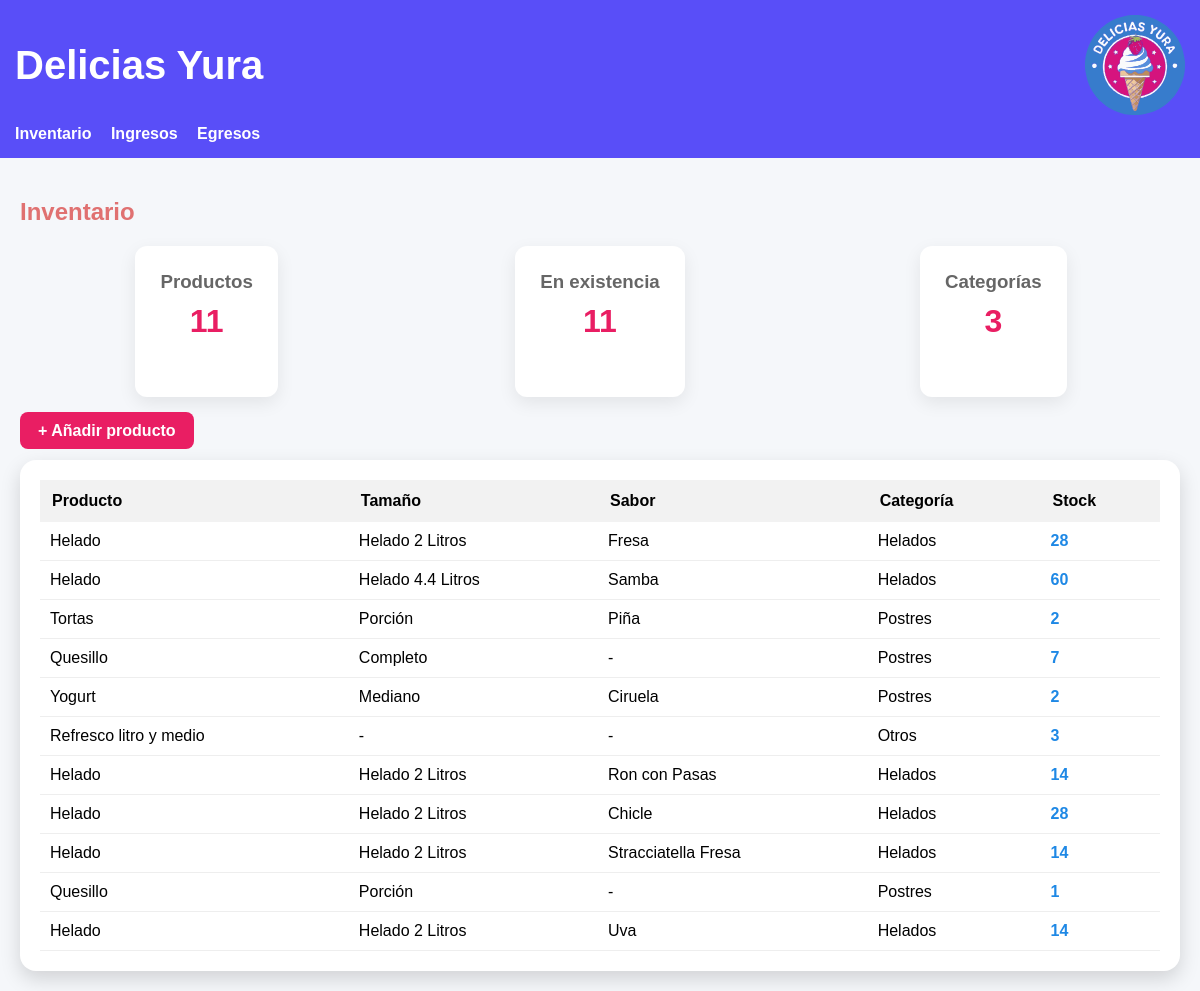
Page /inventario/ on the earlier database version.
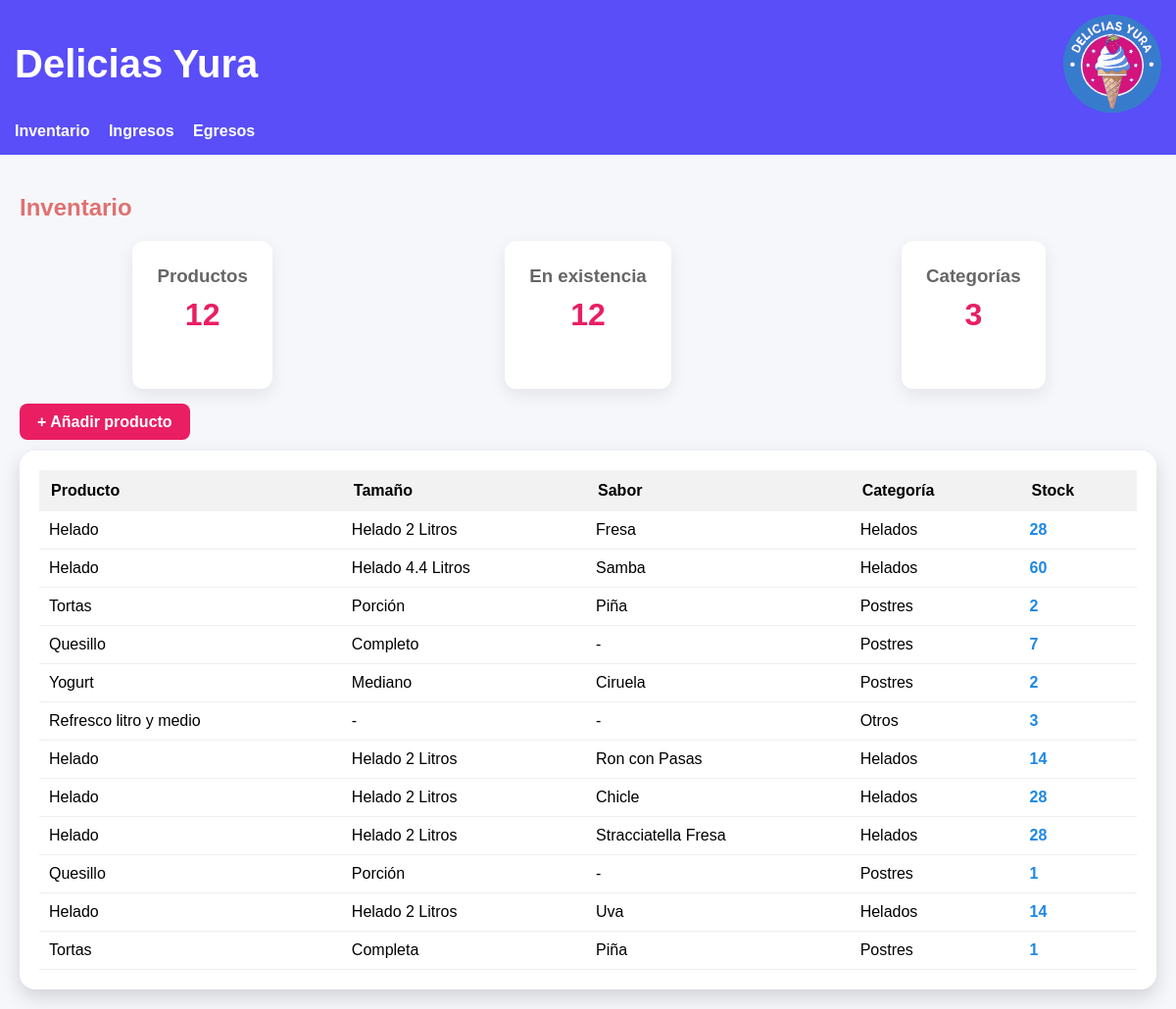
Same page on the later database version.
### inventario/models.py (models this page shows, shortened)
class Producto(models.Model):
    CATEGORIA_CHOICES = [
        ('helados', 'Helados'),
        ('postres', 'Postres'),
        ('otros', 'Otros'),
    ]
    nombre = models.CharField(max_length=100)
    categoria = models.CharField(max_length=20, choices=CATEGORIA_CHOICES)
    tamaño = models.CharField(max_length=50, blank=True, null=True)
    sabor = models.CharField(max_length=50, blank=True, null=True)
    cantidad = models.PositiveIntegerField(default=1)
    precio = models.DecimalField(max_digits=10, decimal_places=2, default=0)
    stock = models.PositiveIntegerField(default=0)

### inventario/views.py (the view)
# urls.py: path('', lista_productos, name='inventario'),
def lista_productos(request):
    productos = Producto.objects.all()
    return render(request, 'inventario/lista.html', {'productos': productos})

### templates/inventario/lista.html
{% extends 'base.html' %}
{% block content %}
<h2 class="title">Inventario</h2>
<div class="cards">
    <div class="card">
        <h3>Productos</h3>
        <p>{{ productos|length }}</p>
    </div>
    <div class="card">
        <h3>En existencia</h3>
        <p>
            {% for p in productos %}
                {% if forloop.last %}{{ forloop.counter }}{% endif %}
            {% endfor %}
        </p>
    </div>
    <div class="card">
        <h3>Categorías</h3>
        <p>3</p>
    </div>
</div>
<div class="actions">
    <a href="{% url 'agregar_producto' %}" class="btn">+ Añadir producto</a>
</div>
<div class="table-card">
<table>
    <thead>
        <tr>
            <th>Producto</th>
            <th>Tamaño</th>
            <th>Sabor</th>
            <th>Categoría</th>
            <th>Stock</th>
        </tr>
    </thead>
    <tbody>
        {% for p in productos %}
        <tr>
            <td>{{ p.nombre }}</td>
            <td>{{ p.tamaño|default:"-" }}</td>
            <td>{{ p.sabor|default:"-" }}</td>
            <td>{{ p.get_categoria_display }}</td>
            <td class="stock">{{ p.stock }}</td>
        </tr>
        {% empty %}
        <tr>
            <td colspan="5">No hay productos registrados</td>
        </tr>
        {% endfor %}
    </tbody>
</table>
</div>
{% endblock %}

### templates/base.html (shortened to what this page needs)
{% load static %}
<!DOCTYPE html>
<html lang="es">
<head>
    <link rel="stylesheet" href="{% static 'css/styles.css' %}">
</head>
<body>
<header>
    <div class="header-top">
        <h1>Delicias Yura</h1>
        <img src="{% static 'images/logo.svg' %}" alt="Logo Delicias Yura" class="logo">
    </div>
    <nav>
        <a href="/inventario/">Inventario</a>
        <a href="/ingresos/">Ingresos</a>
        <a href="/egresos/">Egresos</a>
    </nav>
</header>
<main>
    {% block content %}{% endblock %}
</main>
</body>
</html>

### static/css/styles.css (style rules this page uses)
body { font-family: Arial, sans-serif; background-color: #f5f7fa; margin: 0; }
header { background-color: rgb(89, 78, 248); color: #ffffff; padding: 15px; }
.header-top { display: flex; align-items: center; justify-content: space-between; }
header h1 { margin: 0; font-size: 40px; }
header .logo { height: 100px; width: auto; }
nav { margin-top: 10px; }
nav a { color: white; margin-right: 15px; text-decoration: none; font-weight: bold; }
main { padding: 20px; }
.title { color: rgb(224, 113, 113); margin-bottom: 20px; }
.cards { display: grid; grid-template-columns: repeat(auto-fit, minmax(220px, 1fr)); gap: 20px; margin-bottom: 25px; }
.card { background: white; border-radius: 16px; padding: 20px; text-align: center; box-shadow: 0 8px 20px rgba(0,0,0,.15); }
.card h3 { margin: 0; color: #666; }
.card p { font-size: 32px; font-weight: bold; margin-top: 10px; color: #e91e63; }
.actions { margin-bottom: 20px; }
.btn { background: #e91e63; color: white; padding: 10px 18px; border-radius: 8px; text-decoration: none; font-weight: bold; }
.table-card { background: white; border-radius: 16px; padding: 20px; box-shadow: 0 8px 20px rgba(0,0,0,.15); }
table { width: 100%; border-collapse: collapse; }
th { background: #f2f2f2; padding: 12px; text-align: left; }
td { padding: 10px; border-bottom: 1px solid #eee; }
.stock { font-weight: bold; color: #1e88e5; }
.card { background: #ffffff; padding: 25px; border-radius: 12px; box-shadow: 0 6px 18px rgba(0,0,0,0.08); max-width: 700px; margin: 0 auto; }

Differences in the rows shown:
added Producto: nombre "Tortas", tamaño "Completa", sabor "Piña", categoria "Postres", stock "1"
changed Producto "Stracciatella Fresa": stock "14" → "28"
Other differences:
{{ productos|length }}: "11" → "12"
